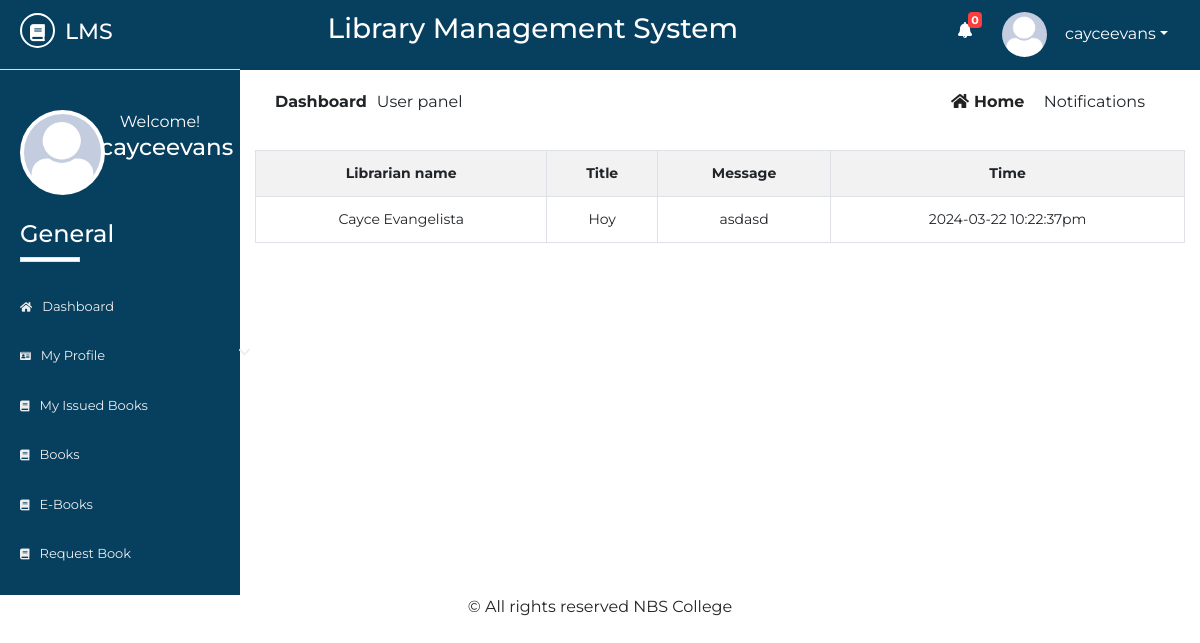
Page /Source/librarian/user/student/notifications.php (signed in) on the committed database.
### tables this page shows
CREATE TABLE `std_registration` (
  `id` int(10) NOT NULL,
  `name` varchar(50) NOT NULL,
  `username` varchar(50) NOT NULL,
  `password` varchar(50) NOT NULL,
  `email` varchar(50) NOT NULL,
  `phone` varchar(50) NOT NULL,
  `sem` varchar(10) NOT NULL,
  `dept` varchar(10) NOT NULL,
  `session` varchar(5) NOT NULL,
  `regno` varchar(20) NOT NULL,
  `address` varchar(100) NOT NULL,
  `utype` varchar(7) NOT NULL,
  `photo` varchar(500) NOT NULL,
  `status` varchar(7) NOT NULL,
  `vkey` varchar(250) NOT NULL,
  `verified` varchar(3) NOT NULL
);

CREATE TABLE `message` (
  `id` int(10) NOT NULL,
  `susername` varchar(50) NOT NULL,
  `rusername` varchar(50) NOT NULL,
  `title` varchar(100) NOT NULL,
  `msg` varchar(300) NOT NULL,
  `read1` varchar(10) NOT NULL,
  `time` varchar(100) NOT NULL
);

CREATE TABLE `lib_registration` (
  `id` int(2) NOT NULL,
  `name` varchar(50) NOT NULL,
  `username` varchar(20) NOT NULL,
  `password` varchar(20) NOT NULL,
  `email` varchar(50) NOT NULL,
  `phone` varchar(20) NOT NULL,
  `address` varchar(100) NOT NULL,
  `photo` varchar(500) NOT NULL,
  `status` varchar(7) NOT NULL
);

### Source/librarian/user/student/notifications.php (the view, shortened to what this page needs)
           <?php
       include 'inc/header.php';
       include 'inc/connection.php';
       mysqli_query($link,"update message set read1='y' where rusername='$_SESSION[student]'");
    ?>
<div class="dashboard-content">
	<div class="dashboard-header">
		<div class="container">
			<div class="row">
				<div class="col-md-6">
					<div class="left">
						<p><span>dashboard</span>User panel</p>
					</div>
				</div>
				<div class="col-md-6">
					<div class="right text-right">
						<a href="dashboard.php"><i class="fas fa-home"></i>home</a>
						<span class="disabled">notifications</span>
					</div>
				</div>
                   <div class="col-md-12">
                       <table class="table table-bordered text-center table-striped">
                           <tr>
                               <th>Librarian name</th>
                               <th>Title</th>
                               <th>Message</th>
                               <th>Time</th>
                           </tr>
                           <?php
                                $res=mysqli_query($link,"select * from message where rusername='$_SESSION[student]' order by id desc");
                                 while ($row = mysqli_fetch_array($res)){
                                      $res1=mysqli_query($link,"select * from lib_registration where username='$row[susername]'");
                                      while ($row1 = mysqli_fetch_array($res1)){
                                          $name = $row1["name"];
                                      }
                                       echo "<tr>";
                                       echo "<td>"; echo $name; echo "</td>";
                                       echo "<td>"; echo $row["title"]; echo "</td>";
                                       echo "<td>"; echo $row["msg"]; echo "</td>";
                                       echo "<td>"; echo $row["time"]; echo "</td>";
                                       echo "</tr>";
                                 }
                            ?>
                       </table>
                   </div>
			</div>
		</div>
	</div>
</div>
     <?php
          include 'inc/footer.php';
      ?>

### Source/librarian/user/student/inc/header.php (shortened to what this page needs)
<?php
include 'inc/connection.php';
    $res = mysqli_query($link,"select * from message where rusername='$_SESSION[student]' && read1='n'");
    $not= mysqli_num_rows($res);
?>
<!DOCTYPE html>
<html lang="en">
<head>
	<link rel="stylesheet" href="inc/css/bootstrap.min.css">
	<link rel="stylesheet" href="inc/css/bootstrap-select.min.css">
	<link rel="stylesheet" href="inc/css/fontawesome-all.min.css">
	<link rel="stylesheet" href="inc/css/datatables.min.css">
	<link rel="stylesheet" href="inc/css/pro1.css">
</head>
<body>
	<div class="main-content">
		<div class="wrapper">
			<div class="left-sidebar">
				<div class="p-title">
					<h3><a href=""><i class="fas fa-book"></i><span>lms</span></a></h3>
				</div>
				<div class="profile">
					<div class="profile-pic">
						<?php
                            $res = mysqli_query($link, "select * from std_registration where username='".$_SESSION['student']."'");
                            while ($row = mysqli_fetch_array($res)){
                                ?><img src="<?php echo $row["photo"]; ?> " height="" width="" alt="something wrong" class="rounded-circle"></a> <?php
                            }
                        ?>
					</div>
					<div class="profile-info text-center">
						<span>Welcome!</span>
						<h2><?php echo $_SESSION["student"]; ?></h2>
					</div>
				</div>
				<div class="sidebar-menu">
					<h3>General</h3>
					<div class="border"></div>
	                <ul>
	                    <li class="menu <?php if($page=='home'){ echo 'active';} ?>">
      						<a href="dashboard.php"><i class="fas fa-home"></i>Dashboard</a>
    					</li>
    				    <li class="menu menu-toggle1">
      						<a href="#"><i class="fas fa-id-card"></i>My profile <span class="fa fa-chevron-down"></span></a>
	   					</li>
    					<li class="menu <?php if($page=='ibook'){ echo 'active';} ?>">
      						<a href="my-issued-books.php"><i class="fas fa-book"></i>my issued books</a>
    					</li>
    					<li class="menu <?php if($page=='books'){ echo 'active';} ?>">
      						<a href="books.php"><i class="fas fa-book"></i>books</a>
    					</li>
						<li class="menu <?php if($page=='ebooks'){ echo 'active';} ?>">
      						<a href="ebooks.php"><i class="fas fa-book"></i>E-books</a>
    					</li>
    					<li class="menu <?php if($page=='rbook'){ echo 'active';} ?>">
      						<a href="request-book.php"><i class="fas fa-book"></i>request book</a>
    					</li>
    				</ul>
				</div>
			</div>
			<div class="content">
				<div class="inner">
					<div class="heading text-center">
						<h3>Library Management System</h3>
					</div>
					<div class="header-profile text-right">
						<ul>
							<li class="icon">
								<a href="notifications.php" ><i class="fas fa-bell"></i></a>
								<span class="count" onclick="window.location='notifications.php'"><b><?php echo $not; ?></b></span>
							</li>
							<li class="dropdown">
								 <?php
                                     $res = mysqli_query($link, "select * from std_registration where username='".$_SESSION['student']."'");
                                     while ($row = mysqli_fetch_array($res)){
                                         ?><a href="" class="dropdown-toggle" data-toggle="dropdown"><img src="<?php echo $row["photo"]; ?>" alt=""><span><?php echo $_SESSION["student"]; ?></span></a> <?php
                                     }
                                ?>
							</li>
						</ul>
					</div>
				</div>

### Source/librarian/user/student/inc/css/pro1.css (style rules this page uses)
* { margin: 0; padding: 0; }
body { font-family: 'Montserrat', sans-serif; }
.border { width: 60px; height: 5px; background: #fff; }
.main-content { width: 100%; height: auto; overflow: hidden; }
.main-content .left-sidebar { width: 20%; height: auto; background: #073f5f; float: left; }
.main-content .left-sidebar .p-title { width: 100%; padding: 13px; padding-left: 20px; background: #073f5f; border-bottom: 1px solid #ddd; }
.main-content .p-title a { text-decoration: none; color: #fff; font-size: 22px; text-transform: uppercase; }
.main-content .p-title a i { width: 35px; height: 35px; line-height: 35px; text-align: center; font-size: 17px; border-radius: 50%; border: 2px solid #fff; }
.main-content .p-title a span { margin-left: 10px; }
.main-content .left-sidebar .profile { width: 100%; padding: 20px; margin-top: 0; padding-top: 0; }
.main-content .left-sidebar .profile .profile-pic { width: 40%; float: left; }
.main-content .left-sidebar .profile img { width: 85px; height: 85px; position: inherit; padding: 4px; background: #fff; overflow: hidden; }
.main-content .left-sidebar .profile .profile-info { width: 60%; float: left; color: #fff; }
.main-content .left-sidebar .profile .profile-info h2 { font-size: 23px; }
.sidebar-menu { color: #fff; width: 100%; padding-top: 60px; padding-left: 0; }
.sidebar-menu h3 { margin-left: 20px; font-size: 24px; }
.sidebar-menu .border { margin-left: 20px; margin-bottom: 20px; }
.sidebar-menu ul li a { text-decoration: none; color: #eee; width: 270px; padding: 15px 20px; font-size: 13px; display: block; text-transform: capitalize; transition: all .5s ease; }
.sidebar-menu ul { padding-left: 0; }
.sidebar-menu ul li a i { margin-right: 10px; font-size: smaller; }
.sidebar-menu ul li a span { float: right; }
.content { width: 80%; height: auto; float: right; }
.content .inner { width: 100%; height: 70px; background: #073f5f; padding: 12px; }
.content .inner .heading { width: 60%; float: left; color: #fff; }
.content .inner .header-profile { width: calc(40%-20px); float: right; margin-right: 20px; position: relative; }
.content .inner .header-profile .icon i { margin-right: 30px; font-size: 16px; margin-top: 10px; }
.header-profile .dropdown span { color: #fff; margin-left: 10px; }
.header-profile .icon span { color: #fff; position: absolute; left: 10px; top: 0; font-size: 11px; width: 14px; height: 16px; line-height: 16px; text-align: center; border-radius: 4px; background: #FA3E3E; }
.header-profile ul li { list-style: none; float: left; }
.header-profile ul li i { color: #fff; }
.header-profile img { width: 40px; height: 40px; border-radius: 50%; margin-right: 8px; }
.dropdown a { text-decoration: none; color: #fff; }
.dropdown img { width: 45px; height: 45px; border-radius: 50%; }
.dashboard-content { padding-bottom: 30px; }
.dashboard-header .left { padding: 20px; }
.dashboard-header .left p span { text-transform: capitalize; margin-right: 10px; font-weight: bold; }
.dashboard-header .right { padding: 20px; margin-right: 20px; }
.dashboard-header .right a { text-transform: capitalize; text-decoration: none; color: #222; margin-right: 15px; font-weight: bold; }
.dashboard-header .right a i { margin-right: 5px; }
.dashboard-header .right span { text-transform: capitalize; }

### rows in the picture
std_registration: photo (placeholder picture)
message: lib_registration.name "Cayce Evangelista", title "Hoy", msg "asdasd", time "2024-03-22 10:22:37pm"

### other values in the picture
$_SESSION["student"] "cayceevans"
$not "0"
